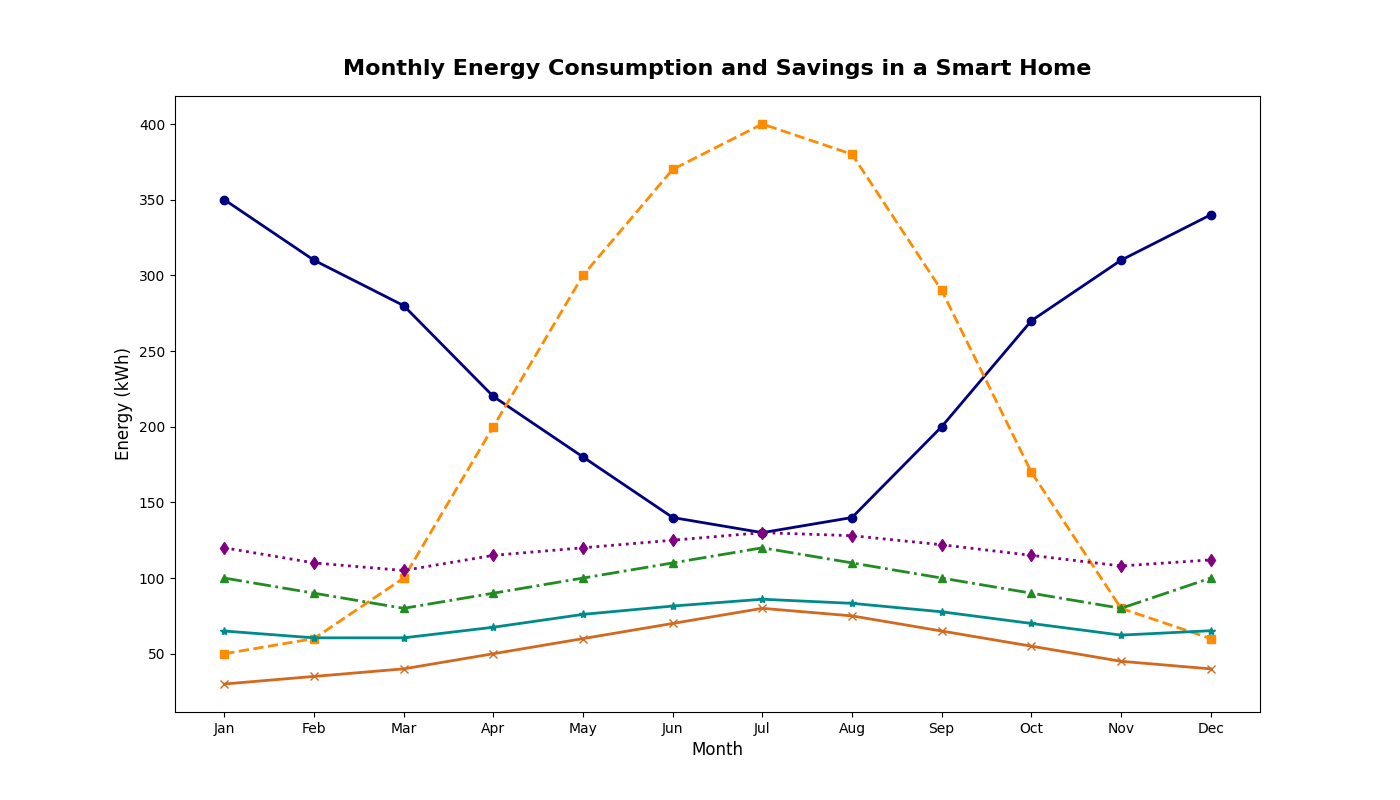

Write Python code to recreate this figure.
import matplotlib.pyplot as plt
import numpy as np

# Data for 12 months
months = np.array(["Jan", "Feb", "Mar", "Apr", "May", "Jun", "Jul", "Aug", "Sep", "Oct", "Nov", "Dec"])

# Energy consumption data (in kWh)
heating = np.array([350, 310, 280, 220, 180, 140, 130, 140, 200, 270, 310, 340])
cooling = np.array([50, 60, 100, 200, 300, 370, 400, 380, 290, 170, 80, 60])
lighting = np.array([100, 90, 80, 90, 100, 110, 120, 110, 100, 90, 80, 100])
appliances = np.array([120, 110, 105, 115, 120, 125, 130, 128, 122, 115, 108, 112])
ventilation = np.array([30, 35, 40, 50, 60, 70, 80, 75, 65, 55, 45, 40])

# Monthly savings
overall_consumption = heating + cooling + lighting + appliances + ventilation
monthly_savings = 0.1 * overall_consumption

# Plotting
plt.figure(figsize=(14, 8))
plt.plot(months, heating, marker='o', linestyle='-', color='navy', linewidth=2)
plt.plot(months, cooling, marker='s', linestyle='--', color='darkorange', linewidth=2)
plt.plot(months, lighting, marker='^', linestyle='-.', color='forestgreen', linewidth=2)
plt.plot(months, appliances, marker='d', linestyle=':', color='purple', linewidth=2)
plt.plot(months, ventilation, marker='x', linestyle='-', color='chocolate', linewidth=2)
plt.plot(months, monthly_savings, marker='*', linestyle='-', color='darkcyan', linewidth=2)

# Title and labels
plt.title('Monthly Energy Consumption and Savings in a Smart Home', fontsize=16, fontweight='bold', pad=15)
plt.xlabel('Month', fontsize=12)
plt.ylabel('Energy (kWh)', fontsize=12)

# Show the plot
plt.show()
